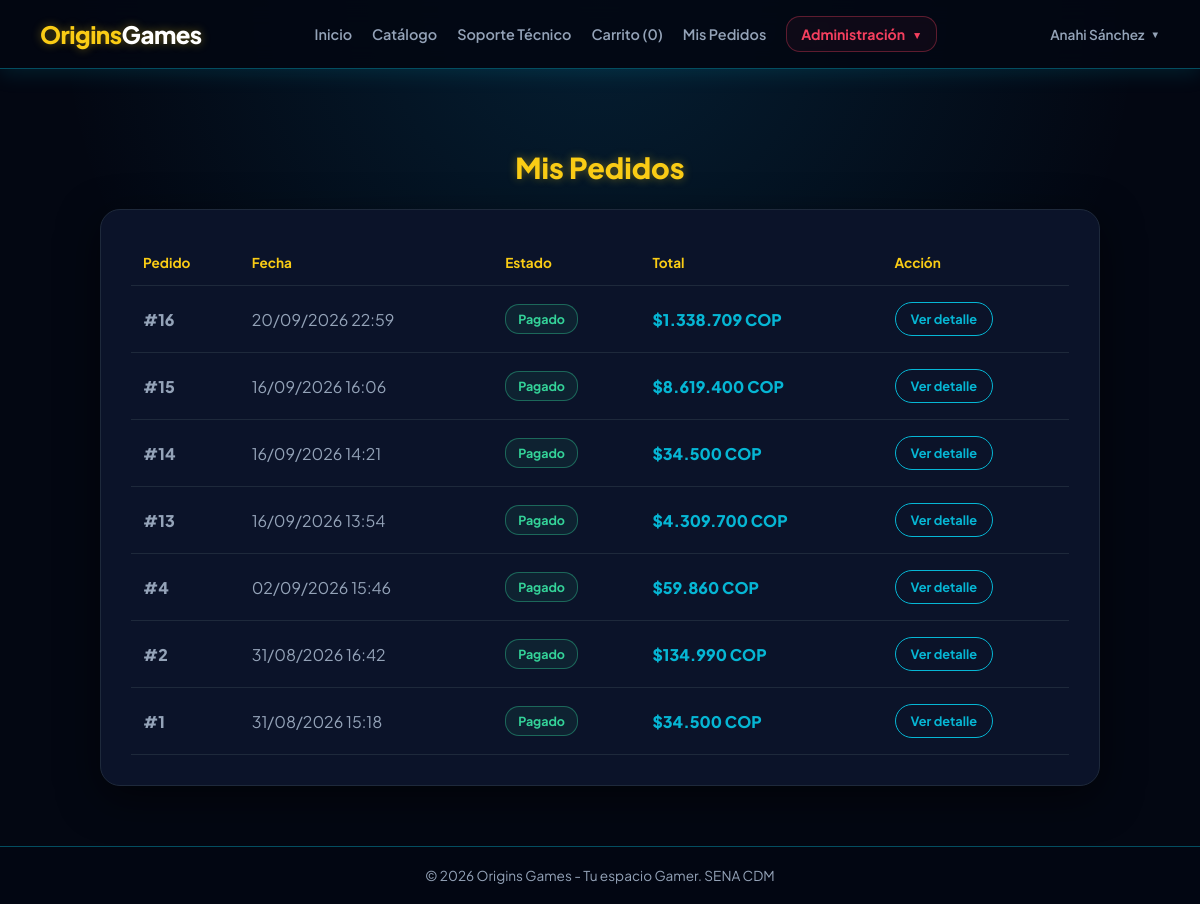
Page /mis-pedidos (signed in) on the earlier database version.
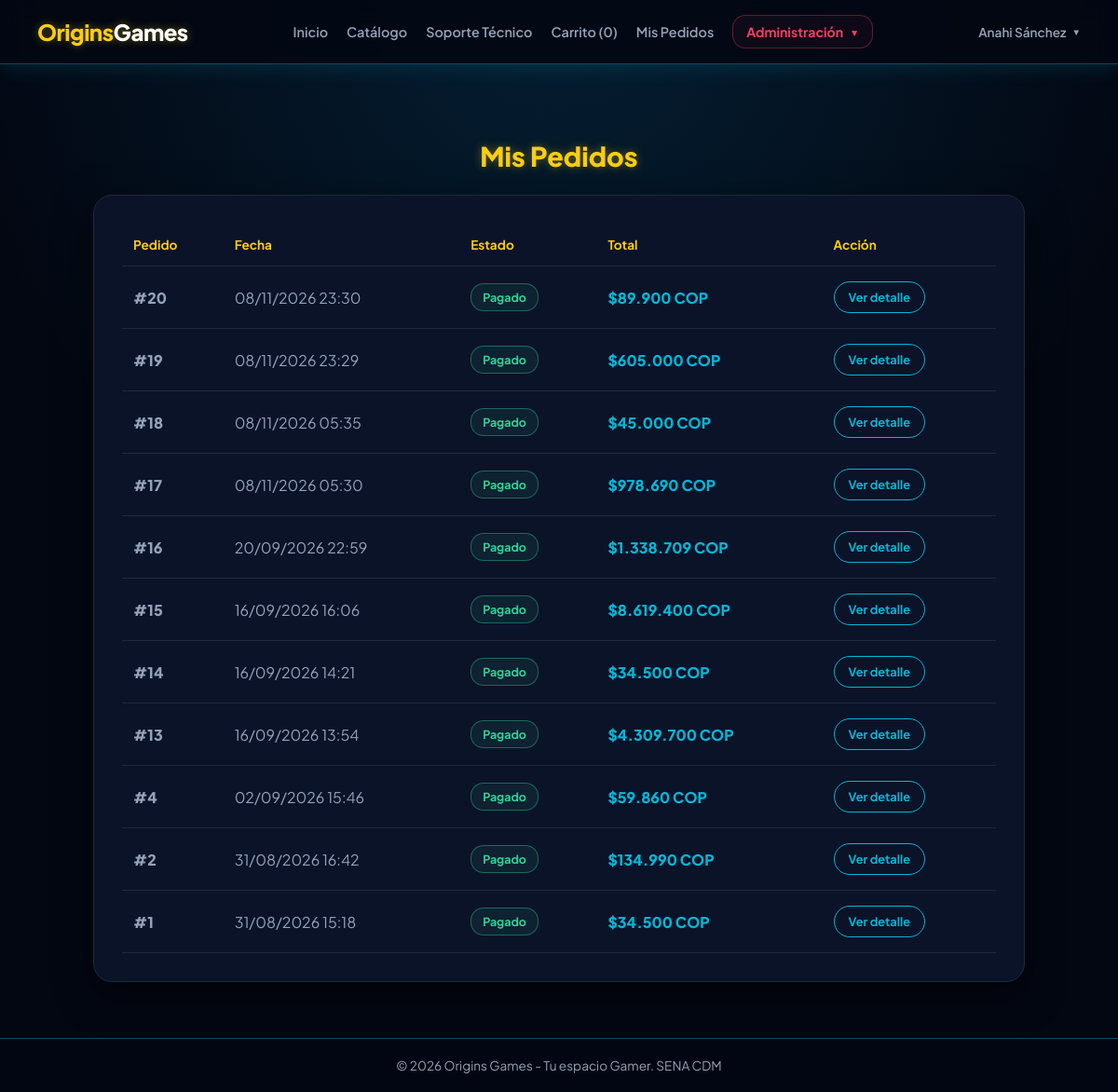
Same page on the later database version.
### tables this page shows
CREATE TABLE `pedidos` (
  `id` int(11) NOT NULL,
  `usuario_id` int(11) NOT NULL,
  `total` decimal(10,2) NOT NULL,
  `estado` enum('pendiente','pagado','enviado','cancelado') DEFAULT 'pendiente',
  `fecha_pedido` timestamp NOT NULL DEFAULT current_timestamp()
);

### controllers/PedidoController.php (called while the page is built, shortened)
<?php
require_once __DIR__ . '/../models/Pedido.php';
class PedidoController
{
    private $pedidoModel;
    public function __construct()
    {
        $this->pedidoModel = new Pedido();
    }
    public function misPedidos()
    {
        $usuario_id = $_SESSION['usuario']['id'];
        $pedidos = $this->pedidoModel
            ->obtenerPedidosPorUsuario($usuario_id);
        require __DIR__ . '/../views/layouts/header.php';
        require __DIR__ . '/../views/pedidos/mis-pedidos.php';
        require __DIR__ . '/../views/layouts/footer.php';
    }
}

### config/database.php (called while the page is built)
<?php
class Database {
    private static $host = "localhost";
    private static $db_name = "origins_games";
    private static $username = "root";
    private static $password = "";
    private static $conn = null;
    public static function connect() {
        if (self::$conn === null) {
            try {
                self::$conn = new PDO(
                    "mysql:host=" . self::$host . ";dbname=" . self::$db_name . ";charset=utf8mb4",
                    self::$username,
                    self::$password,
                    [
                        PDO::ATTR_ERRMODE => PDO::ERRMODE_EXCEPTION,
                        PDO::ATTR_DEFAULT_FETCH_MODE => PDO::FETCH_ASSOC,
                        PDO::ATTR_EMULATE_PREPARES => false
                    ]
                );
            } catch (PDOException $e) {
                die("Error de Conexión: " . $e->getMessage());
            }
        }
        return self::$conn;
    }
}

### models/Pedido.php (called while the page is built, shortened)
<?php
require_once __DIR__ . '/../config/database.php';
class Pedido
{
    private $db;
    public function __construct()
    {
        $this->db = Database::connect();
    }
    public function obtenerPedidosPorUsuario($usuario_id)
    {
        $sql = "
            SELECT
                p.id,
                p.total,
                p.estado,
                p.fecha_pedido
            FROM pedidos p
            WHERE p.usuario_id = :usuario_id
            ORDER BY p.fecha_pedido DESC, p.id DESC
        ";
        $stmt = $this->db->prepare($sql);
        $stmt->execute([
            ':usuario_id' => $usuario_id
        ]);
        return $stmt->fetchAll(PDO::FETCH_ASSOC);
    }
}

### views/pedidos/mis-pedidos.php (the view, shortened to what this page needs)
<h2 class="section-title">
    Mis Pedidos
</h2>
<div class="orders-card">
    <?php if (!empty($pedidos)): ?>
        <table class="orders-table">
            <thead>
                <tr>
                    <th>Pedido</th>
                    <th>Fecha</th>
                    <th>Estado</th>
                    <th>Total</th>
                    <th>Acción</th>
                </tr>
            </thead>
            <tbody>
                <?php foreach ($pedidos as $pedido): ?>
                    <?php
                    $estado = strtolower(
                        trim(
                            $pedido['estado'] ?? ''
                        )
                    );
                    $estadoClase = 'status-' .
                        preg_replace(
                            '/[^a-z]/',
                            '',
                            $estado
                        );
                    $estadoTexto = ucfirst($estado);
                    $fecha = '—';
                    if (!empty($pedido['fecha_pedido'])) {
                        $timestamp = strtotime(
                            $pedido['fecha_pedido']
                        );
                        if ($timestamp !== false) {
                            $fecha = date(
                                'd/m/Y H:i',
                                $timestamp
                            );
                        }
                    }
                    ?>
                    <tr>
                        <td class="order-number">
                            #<?= (int) $pedido['id'] ?>
                        </td>
                        <td>
                            <?= htmlspecialchars($fecha) ?>
                        </td>
                        <td>
                            <span
                                class="status <?= htmlspecialchars($estadoClase) ?>"
                            >
                                <?= htmlspecialchars($estadoTexto) ?>
                            </span>
                        </td>
                        <td class="order-total">
                            $<?= number_format(
                                (float) $pedido['total'],
                                0,
                                ',',
                                '.'
                            ) ?> COP
                        </td>
                        <td>
                            <a
                                href="/origins_games/mis-pedidos/detalle?id=<?= (int) $pedido['id'] ?>"
                                class="btn-detail"
                            >
                                Ver detalle
                            </a>
                        </td>
                    </tr>
                <?php endforeach; ?>
            </tbody>
        </table>
    <?php endif; ?>
</div>

Differences in the rows shown:
added pedidos: id "20", fecha_pedido "08/11/2026 23:30", estado "Pagado", total "89.900"
added pedidos: id "19", fecha_pedido "08/11/2026 23:29", estado "Pagado", total "605.000"
added pedidos: id "18", fecha_pedido "08/11/2026 05:35", estado "Pagado", total "45.000"
added pedidos: id "17", fecha_pedido "08/11/2026 05:30", estado "Pagado", total "978.690"
